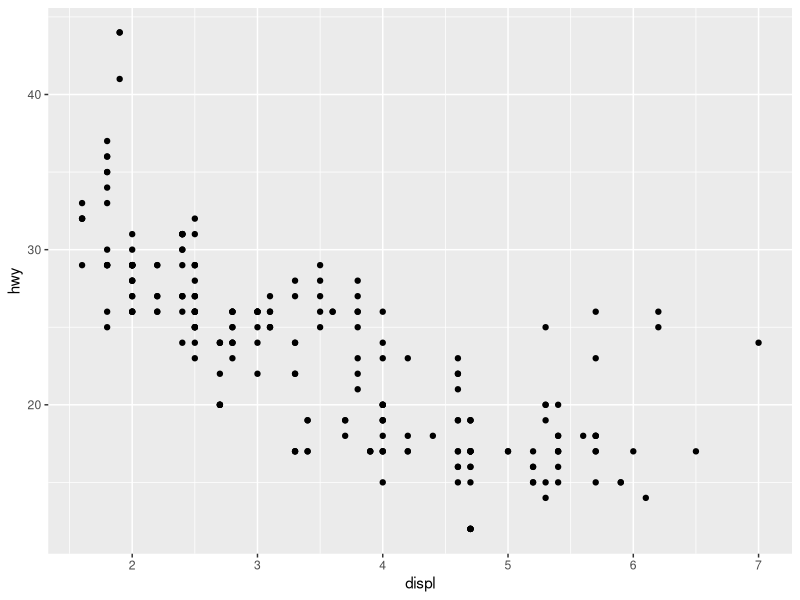
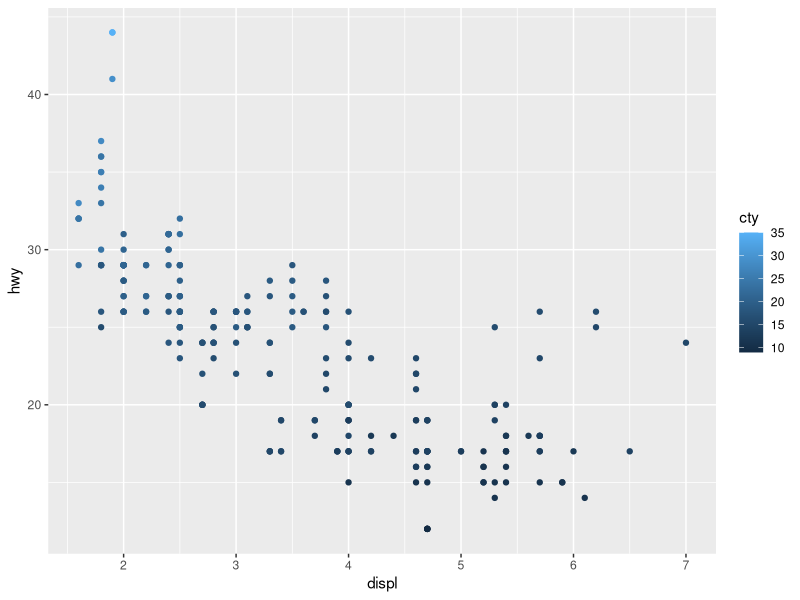
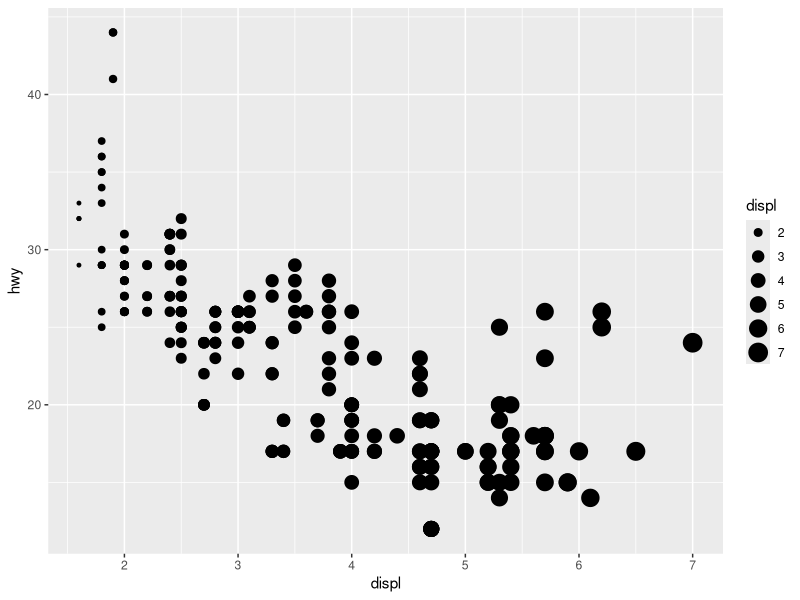
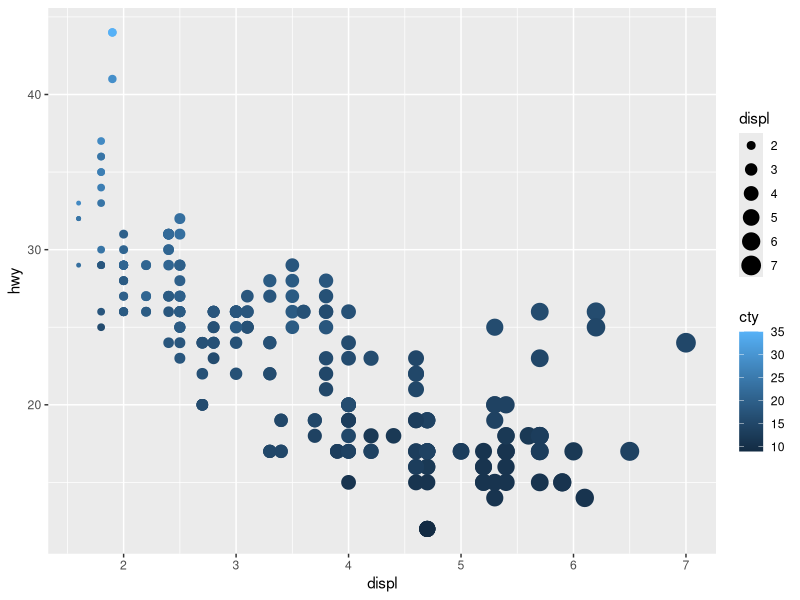
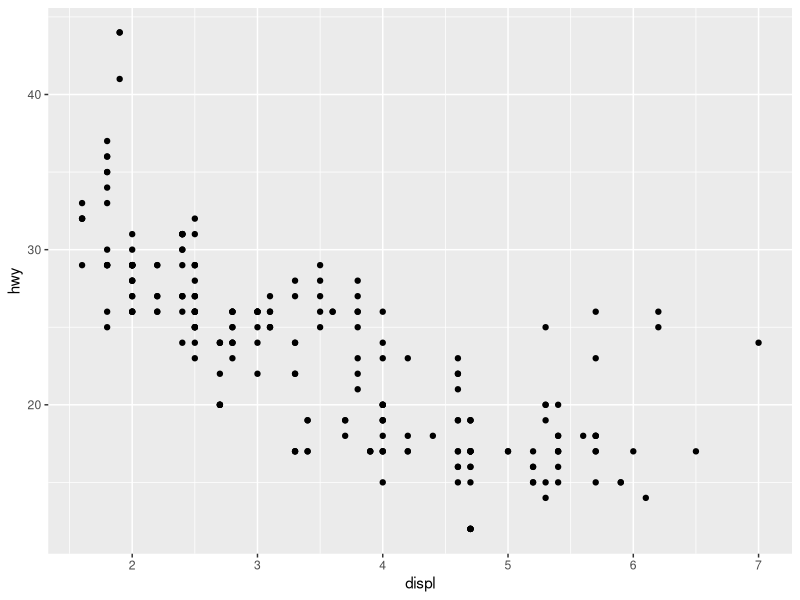
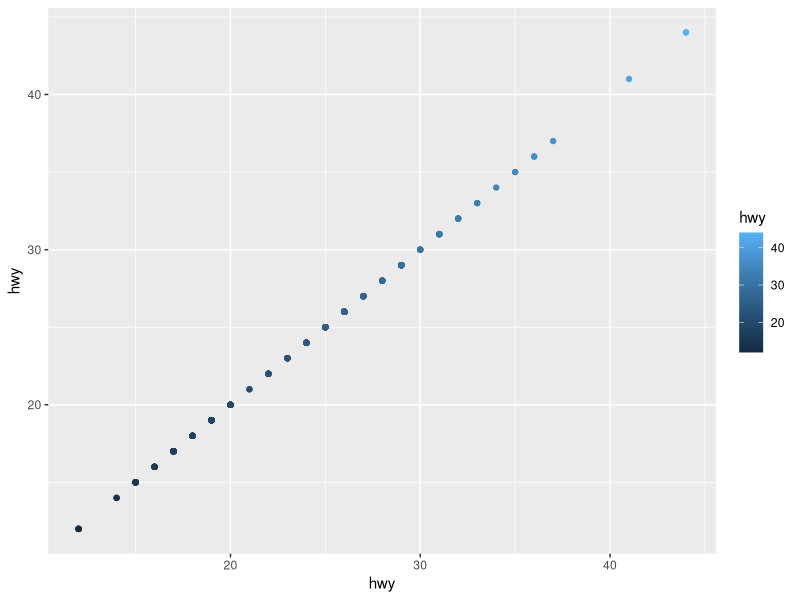
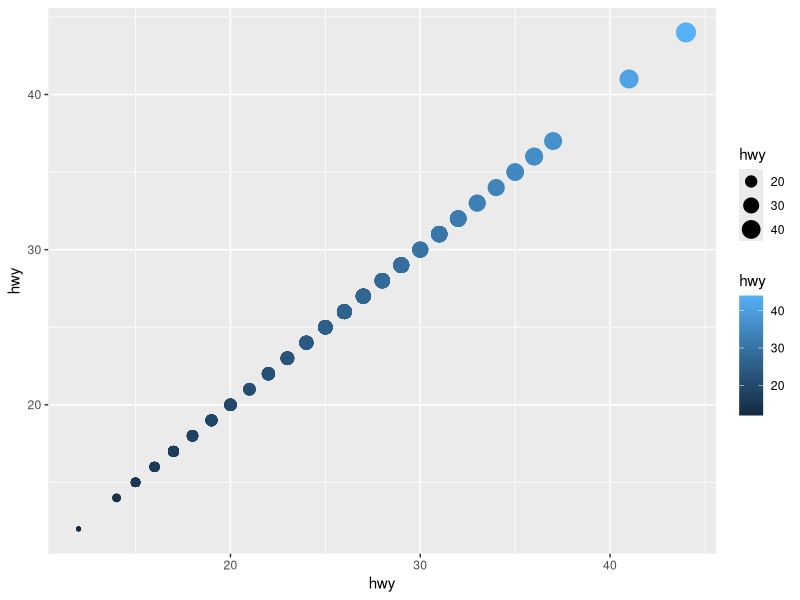
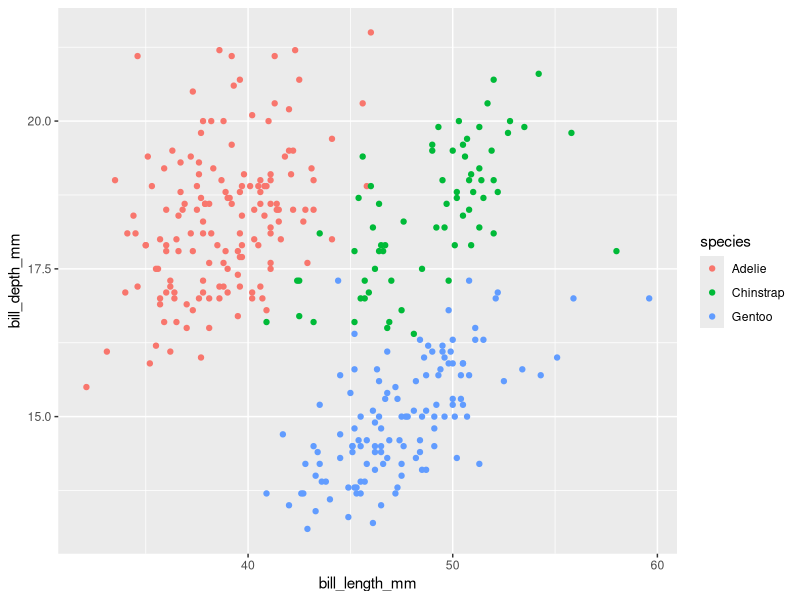

These charts were generated, in order, by the following R code:
## ---- chunk 1
#| output: false
# Loading Packages
library(tidyverse)
library(palmerpenguins)
data(mpg)
## ---- chunk 2
# Full table info
summary(mpg)

# Specific numbers
length(unique(mpg$model))
dim(mpg)[1]
## ---- chunk 3
mpg |> 
    ggplot(aes(x = displ, y = hwy)) +
    geom_point()

mpg |> 
    ggplot(aes(x = displ, y = hwy, color = cty)) +
    geom_point()

mpg |> 
    ggplot(aes(x = displ, y = hwy, size = displ)) + 
    geom_point()

mpg |> 
    ggplot(aes(x = displ, y = hwy, color = cty, size = displ)) +
    geom_point()
## ---- chunk 4
mpg |> 
  ggplot(aes(x = displ, y = hwy, linewidth = cty)) +
  geom_point()
## ---- chunk 5
mpg |> 
  ggplot() + 
  geom_point(aes(x = hwy, y = hwy, color = hwy))

  mpg |> 
  ggplot() + 
  geom_point(aes(x = hwy, y = hwy, color = hwy, size = hwy))
## ---- chunk 6
penguins |>
  ggplot(aes(color = species)) + 
  geom_point(
    aes(x = bill_length_mm, y = bill_depth_mm), 
    na.rm = TRUE)
## ---- chunk 7
penguins |>
  ggplot(aes(color = species)) + 
  geom_point(
    aes(x = bill_length_mm, y = bill_depth_mm), 
    na.rm = TRUE) +
  facet_wrap(~species)
## ---- chunk 8
ggplot(
  data = penguins,
  mapping = aes(
    x = bill_length_mm, y = bill_depth_mm, 
    color = species, shape = species
  )
) +
  geom_point() +
  labs(color = "Species")
## ---- chunk 9
ggplot(
  data = penguins,
  mapping = aes(
    x = bill_length_mm, y = bill_depth_mm, 
    color = species, shape = species 
  )
) +
  geom_point(na.rm = FALSE) +
  labs(color = "Species", shape = "Species")
## ---- chunk 10
ggplot(penguins, aes(x = island, fill = species)) +
  geom_bar(position = "fill")
ggplot(penguins, aes(x = species, fill = island)) +
  geom_bar(position = "fill")
